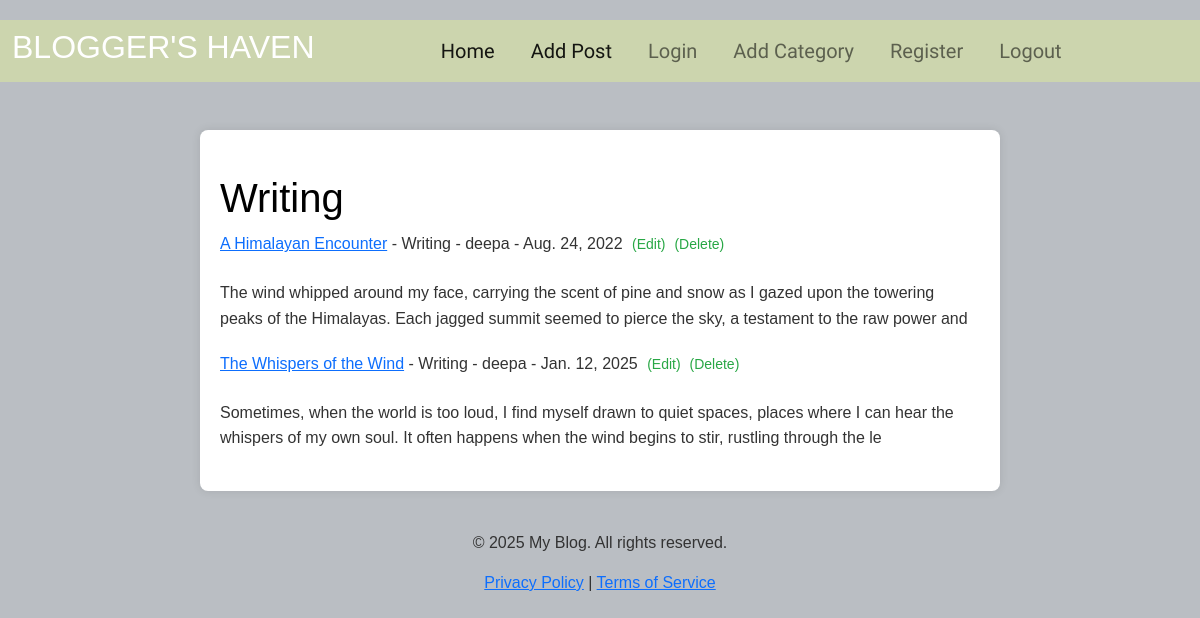
Screenshot of /category/Writing/ with the database file from the repository.
### myapp/models.py (models this page shows, shortened)
class Article(models.Model):
    title = models.CharField(max_length = 300)
    author = models.ForeignKey(User, on_delete=models.CASCADE)
    content = models.TextField()
    category = models.CharField(max_length=300 , default="Travel")
    date = models.DateField()
    likes = models.ManyToManyField(User, related_name='liked_articles')

### myapp/views.py (the view)
# urls.py: path('category/<str:catg>/', CategoryView, name="category"),
def CategoryView(req, catg):
    category_posts = Article.objects.filter(category = catg)
    return render(req, 'categories.html', {'catg': catg, 'category_posts': category_posts})

### templates/categories.html (shortened to what this page needs)
{% extends "base.html" %}
{% load static %}
{% block content %}
{% block css %}
    <link href="https://cdn.jsdelivr.net/npm/bootstrap@5.1.3/dist/css/bootstrap.min.css" rel="stylesheet">
    <link rel="stylesheet" href="{% static 'css/details.css' %}">
{% endblock css %}
{% if category_posts %}
    <br/><br/>
    <div class="container">
        <br/>
        <h1> {{ catg }}</h1>
        {% for article in category_posts %}
            <a href="{% url 'article-detail' article.pk %}">
            {{article.title}}</a>
            - {{article.category}}
            - {{article.author}}
            - {{article.date}}
            <small>
                <a href="{% url 'update_post' article.pk %}"> (Edit) </a>
                <a href="{% url 'delete_post' article.pk %}"> (Delete) </a><br/>
            </small> <br/>
            <div class="article-content">
                {{article.content|slice:":200"|safe }}
            </div>
        {% endfor %}
    {% else %}
        <br></br>
        <h2 style="text-align: center"> Sorry! This page doesn't exist. </h2>
    {% endif %}
    </div>
{% endblock content %}

### static/css/details.css (style rules this page uses)
body { font-family: sans-serif; background-color: #babec3; color: #333; padding-top: 20px; }
.container { max-width: 800px; margin: 0 auto; padding: 20px; background-color: #fff; border-radius: 8px; box-shadow: 0 0 10px rgba(0, 0, 0, 0.1); }
h1 { color: #000000; margin-bottom: 10px; }
small { color: #6c757d; }
small a { color: #28a745; text-decoration: none; margin-left: 5px; }
.article-content { line-height: 1.6; margin-bottom: 20px; }

### rows the page displays
Article: title "A Himalayan Encounter", category "Writing", author "deepa", date "Aug. 24, 2022", content "The wind whipped around my face, carrying the scent of pine and snow as I gazed upon the towering peaks of the Himalayas. Each jagged summit seemed to pierce the sky, a testament to the raw power and"
Article: title "The Whispers of the Wind", category "Writing", author "deepa", date "Jan. 12, 2025", content "Sometimes, when the world is too loud, I find myself drawn to quiet spaces, places where I can hear the whispers of my own soul. It often happens when the wind begins to stir, rustling through the le"

### other values shown
{{ catg }} "Writing"
